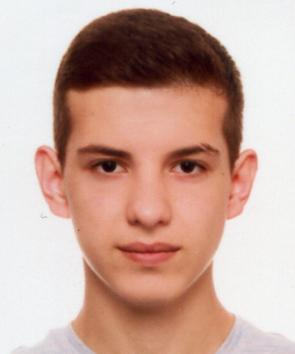
#> input picture ImageProcessing/images/SAS012.jpg, 295 x 354 px
$ python main.py
#> lines starting #> are read from the running program, lines starting #| are printed output that depends on the picture
from PIL import Image, ImageFilter


##filters
img = Image.open('./images/SAS012.jpg')
#> img is the input picture: PIL image 295x354 RGB; mean R, G, B 201.7, 169.5, 158.2

filtered_image = img.filter(ImageFilter.SHARPEN)

#filtered_image = img.convert('L')
upside = filtered_image.rotate(180)
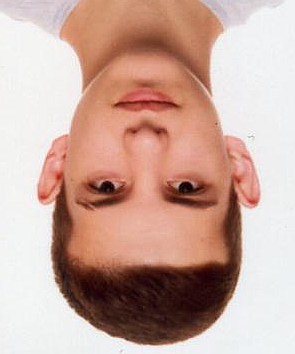
#> upside: PIL image 295x354 RGB; mean R, G, B 201.8, 169.5, 158.3
filtered_image.save('images/sharped_old_sas.png', 'png')


#Resizing
#> (the run stopped early here; a loop or call above may not have finished)

$ run again, with ImageProcessing/images/actual_photo.jpg copied over ImageProcessing/images/SAS012.jpg
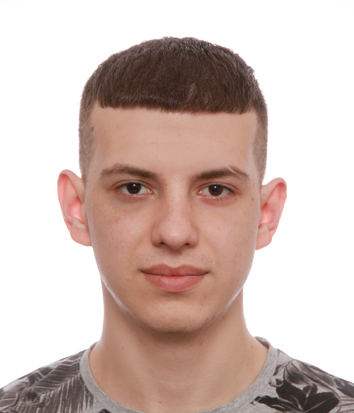
#> input picture ImageProcessing/images/actual_photo.jpg, 354 x 413 px
#> img is the input picture: PIL image 354x413 RGB; mean R, G, B 208, 188.6, 181.9
#> `upside = filtered_image.rotate(180)`:
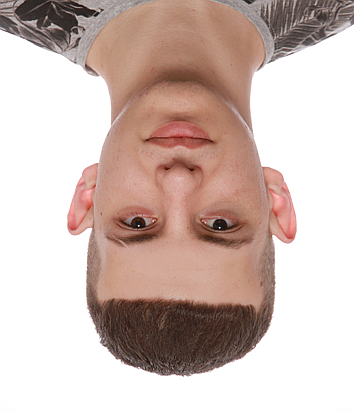
#> upside: PIL image 354x413 RGB; mean R, G, B 208, 188.5, 181.8
